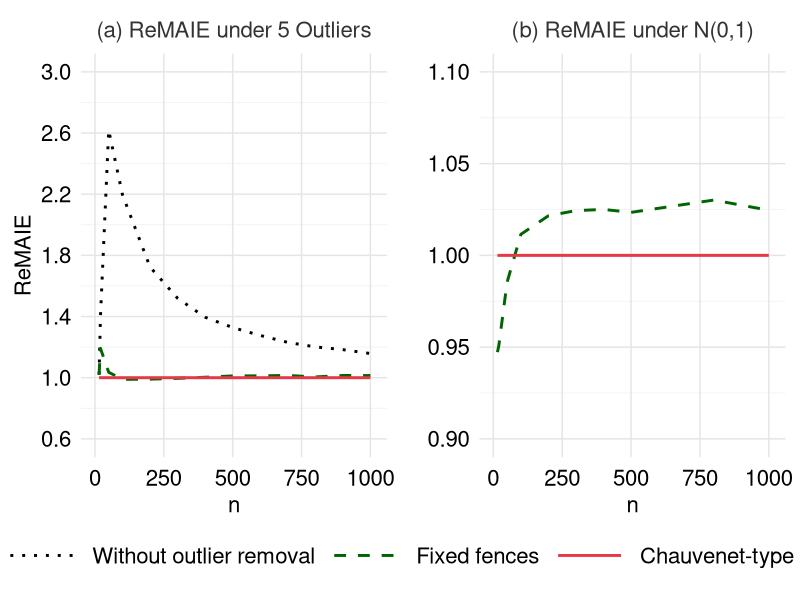
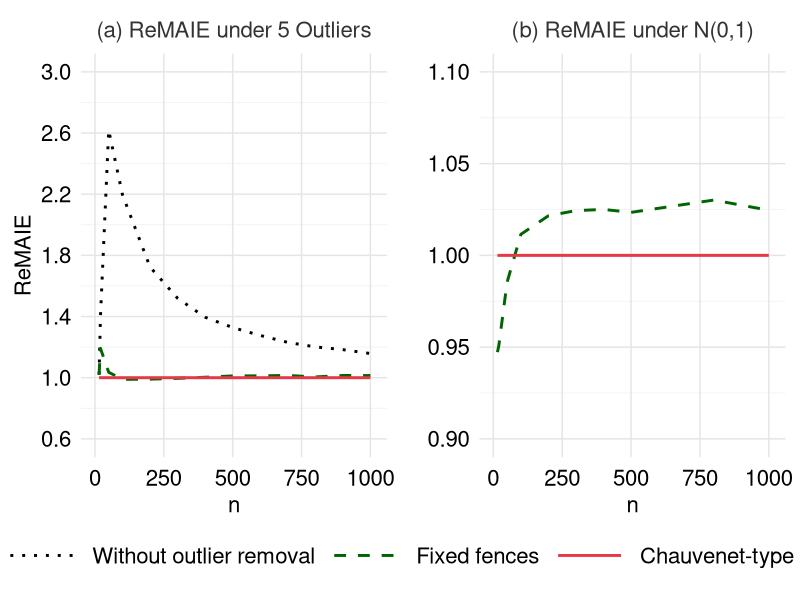

The R source for these figures, in order:
# ==============================================================================
# (a) Relative MAIE under 5 Outliers (Chauvenet as Baseline)
# (b) Relative MAIE under N(0,1) (Chauvenet as Baseline)
# ==============================================================================
library(ggplot2)
library(dplyr)
library(tidyr)
library(patchwork)

# Computation Function (MAIE)
calc_notch_stats <- function(x, k, n_original, c_mu = 1.7) {
  q1 <- quantile(x, 0.25, names = FALSE)
  q3 <- quantile(x, 0.75, names = FALSE)
  iqr <- q3 - q1

  if (is.infinite(k)) {
    lower_fence <- -Inf
    upper_fence <- Inf
  } else {
    lower_fence <- q1 - k * iqr
    upper_fence <- q3 + k * iqr
  }

  x_clean <- x[x >= lower_fence & x <= upper_fence]
  n_clean <- length(x_clean)

  m <- mean(x_clean)
  sd_clean <- sd(x_clean)
  se <- sd_clean / sqrt(n_clean)

  L <- m - c_mu * se
  U <- m + c_mu * se

  limit <- c_mu / sqrt(n_original)

  D <- abs(L + limit) + abs(U - limit)
  list(D = D, sd_clean = sd_clean)
}

set.seed(2026)

n_seq <- c(15,20, 50, 100,200,300,400, 500, 600, 700,800,900,1000)
iterations <- 10000
study2_results <- data.frame()

for (N in n_seq) {
  k_chau <- qnorm(1 - 0.25/N) / 1.35 - 0.5

  D_no_cont <- numeric(iterations)
  D_15_cont <- numeric(iterations)
  D_ch_cont <- numeric(iterations)

  D_no_pure <- numeric(iterations)
  D_15_pure <- numeric(iterations)
  D_ch_pure <- numeric(iterations)

  SD_15_pure <- numeric(iterations)
  SD_ch_pure <- numeric(iterations)

  for (i in 1:iterations) {
    # ---------------------------------------------------------
    # Scenario A: 5 Fixed Outliers
    # ---------------------------------------------------------
    n_contam <- 5
    x_contam <- c(rnorm(N - n_contam, 0, 1), rnorm(n_contam, 4, 1))

    D_no_cont[i] <- calc_notch_stats(x_contam, Inf, N - n_contam)$D
    D_15_cont[i] <- calc_notch_stats(x_contam, 1.5, N - n_contam)$D
    D_ch_cont[i] <- calc_notch_stats(x_contam, k_chau, N - n_contam)$D

    # ---------------------------------------------------------
    # Scenario B: N(0,1)
    # ---------------------------------------------------------
    x_pure <- rnorm(N, 0, 1)

    res_no_pure <- calc_notch_stats(x_pure, Inf, N)
    D_no_pure[i] <- res_no_pure$D

    res_15_pure <- calc_notch_stats(x_pure, 1.5, N)
    D_15_pure[i] <- res_15_pure$D
    SD_15_pure[i] <- res_15_pure$sd_clean

    res_ch_pure <- calc_notch_stats(x_pure, k_chau, N)
    D_ch_pure[i] <- res_ch_pure$D
    SD_ch_pure[i] <- res_ch_pure$sd_clean
  }

  study2_results <- rbind(study2_results, data.frame(
    N = N,
    # Scenario A: Chauvenet is the baseline denominator
    ReMAIE_No_Cont = mean(D_no_cont) / mean(D_ch_cont),
    ReMAIE_15_Cont = mean(D_15_cont) / mean(D_ch_cont),
    ReMAIE_Ch_Cont = mean(D_ch_cont) / mean(D_ch_cont), # Exactly 1.0

    # Scenario B: Chauvenet is the baseline denominator
    ReMAIE_No_Pure = mean(D_no_pure) / mean(D_ch_pure),
    ReMAIE_15_Pure = mean(D_15_pure) / mean(D_ch_pure),
    ReMAIE_Ch_Pure = mean(D_ch_pure) / mean(D_ch_pure), # Exactly 1.0

    # Internal Tracking
    SD_15_Pure = mean(SD_15_pure),
    SD_Ch_Pure = mean(SD_ch_pure)
  ))
  cat("Completed Dual Simulation for N =", N, "\n")
}

# ==============================================================================
# PLOTTING
# ==============================================================================
theme_unified <- function() {
  theme_minimal(base_size = 16) +
    theme(
      panel.background = element_rect(fill = "white", color = NA),
      plot.background = element_rect(fill = "white", color = NA),
      panel.grid.minor.x = element_blank(),
      panel.grid.minor.y = element_line(color = "gray95", linewidth = 0.3),
      panel.grid.major = element_line(color = "gray90", linewidth = 0.5),
      axis.text.y = element_text(color = "black", size = 16),
      axis.text.x = element_text(color = "black", size = 16, margin = margin(t = 5)),
      axis.title = element_text(color = "black"),
      legend.title = element_blank(),
      legend.position = "bottom",
      legend.direction = "horizontal",
      legend.text = element_text(size = 16),
      plot.title = element_text(size = 16,  hjust = 0.5, color = "grey20"),
      plot.margin = margin(10, 5, 10, 5),
      legend.key.width = unit(1.5, "cm")
    )
}

# ==============================================================================
# PLOTTING SECTION
# ==============================================================================
method_levels <- c("Without outlier removal","Fixed fences","Chauvenet-type fences")

method_colors <- c(
  "Chauvenet-type fences" = "#E63946",
  "Fixed fences" = "darkgreen",
  "Without outlier removal" = "black"
)

method_linetypes <- c(
  "Chauvenet-type fences" = "solid",
  "Fixed fences" = "dashed",
  "Without outlier removal" = "dotted"
)
# (a) Relative MAIE under 5 Outliers (Chauvenet as curve, baseline = 1)
plot_A_data <- study2_results %>%
  pivot_longer(cols = c(ReMAIE_15_Cont, ReMAIE_No_Cont, ReMAIE_Ch_Cont), names_to = "Method", values_to = "ReMAIE") %>%
  mutate(
    N = as.numeric(as.character(N)),
    Method = factor(case_when(
      Method == "ReMAIE_No_Cont" ~ "Without outlier removal",
      Method == "ReMAIE_Ch_Cont" ~ "Chauvenet-type fences",
      Method == "ReMAIE_15_Cont" ~ "Fixed fences"
    ), levels = method_levels)
  )

pA <- ggplot(plot_A_data, aes(x = N, y = ReMAIE, color = Method, group = Method, linetype = Method)) +
  geom_line(linewidth = 1) +
  scale_y_continuous(limits = c(0.6, 3), breaks = c(0.6, 1.0, 1.4, 1.8, 2.2, 2.6, 3.0)) +
  scale_x_continuous(limits = c(0, 1010), breaks = seq(0, 1000, 250)) +
  labs(title = "(a) ReMAIE under 5 Outliers", x = "n", y = "ReMAIE") +
  scale_color_manual(values = method_colors, limits = method_levels) +
  scale_linetype_manual(values = method_linetypes, limits = method_levels) +
  theme_unified()

# (b) Relative MAIE under N(0,1) (Chauvenet and Fixed 1.5)
plot_B_data <- study2_results %>%
  pivot_longer(cols = c(ReMAIE_15_Pure, ReMAIE_Ch_Pure), names_to = "Method", values_to = "ReMAIE") %>%
  mutate(
    N = as.numeric(as.character(N)),
    Method = factor(case_when(
      Method == "ReMAIE_Ch_Pure" ~ "Chauvenet-type fences",
      Method == "ReMAIE_15_Pure" ~ "Fixed fences"
    ), levels = method_levels)
  )
target_n <- c(15, 20, 50, 100, 200, 300, 400,500, 800, 1000)
pB <- ggplot(plot_B_data %>% filter(N %in% target_n), aes(x = N, y = ReMAIE, color = Method, group = Method, linetype = Method)) +
  geom_line(linewidth = 1) +
  scale_y_continuous(limits = c(0.9, 1.1), breaks = c(0.9, 0.95, 1.0, 1.05, 1.1)) +
  scale_x_continuous(limits = c(0, 1010), breaks = c(0, 250, 500, 750, 1000)) +
  labs(title = "(b) ReMAIE under N(0,1)", x = "n", y = "") +
  scale_color_manual(values = method_colors) +
  scale_linetype_manual(values = method_linetypes) +
  guides(color = "none", linetype = "none") +
  theme_unified()

# Combine Plots
plot_final <- (pA | pB) +
  plot_layout(guides = "collect") &
  theme(
    legend.position = "bottom",
    legend.box = "horizontal",
    legend.justification = "center",
    legend.box.just = "center",
    legend.key.width = unit(2, "cm")
  )

print(plot_final)
ggsave("fences.pdf", plot_final, width = 12, height = 5, device = "pdf")
